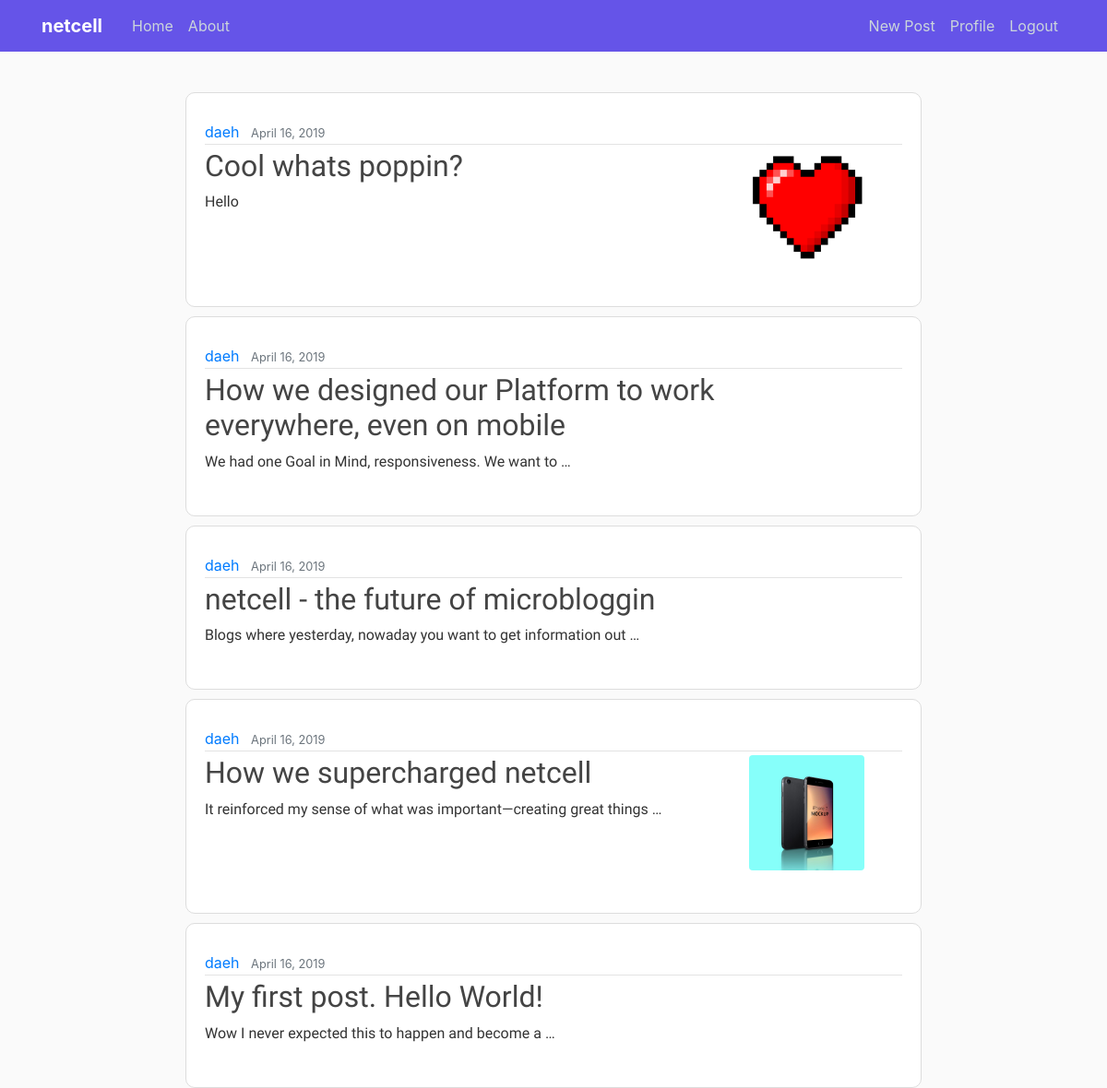
The app's page / (signed in) with its own data.
### blog/models.py (models this page shows, shortened)
class Post(models.Model):
    title = models.CharField(max_length=100)
    content = models.TextField()
    image = models.ImageField(default="default.jpg", upload_to='post_pics')
    date_posted = models.DateTimeField(default=timezone.now)
    author = models.ForeignKey(User, on_delete=models.CASCADE)

### blog/views.py (the view)
# urls.py: path('', PostListView.as_view(), name="blog-home"),
class PostListView(ListView):
    model = Post
    template_name = 'blog/home.html'
    context_object_name = 'posts'
    ordering = ['-date_posted']
    paginate_by = 10

### blog/templates/blog/home.html (shortened to what this page needs)
{% extends "blog/base.html" %}
{% load static %}
{% block content %}
{% for post in posts %}
<article class="media content-section">
    <div class="media-body">
        <div class="article-metadata">
            <a class="mr-2" href="{% url 'user-posts' post.author.username %}">{{ post.author }}</a>
            <small class="text-muted">{{ post.date_posted|date:"F d, Y" }}</small>
        </div>
        <div class="row">
            <div class="col-sm-9">
                <h2><a class="article-title" href="{% url 'post-detail' post.id %}">{{ post.title }}</a></h2>
                <p class="article-content">{{ post.content|truncatewords:"10" }}</p>
            </div>
            {% if not post.image.url == "/media/default.jpg" %}
            <div class="col-sm-3">
                <img class="rounded account-img img-fluid" src="{{ post.image.url }}">
            </div>
            {% endif %}
        </div>
    </div>
</article>
{% endfor %}
{% endblock %}

### blog/static/blog/main.css (style rules this page uses)
body { background: #fafafa; color: #333333; margin-top: 5rem; }
h1, h2, h3, h4, h5, h6 { color: #444444; font-family: 'Heebo', sans-serif; }
.content-section { background: #ffffff; padding: 30px 20px; border: 1px solid #dddddd; border-radius: 10px; margin-bottom: 20px; width: 70%; min-width: 70%; margin: 10 auto auto auto }
.article-title { color: #444444; font-family: 'Heebo', sans-serif; }
.article-content { white-space: pre-line; font-family: 'Heebo', sans-serif; }
.article-metadata { padding-bottom: 1px; margin-bottom: 4px; border-bottom: 1px solid #e3e3e3 }
.account-img { height: 125px; width: 125px; margin-right: 20px; margin-bottom: 16px; }

### records on screen
Post: author "daeh", date_posted "April 16, 2019", title "Cool whats poppin?", content "Hello", image (picture)
Post: author "daeh", date_posted "April 16, 2019", title "How we designed our Platform to work everywhere, even on mobile", content "We had one Goal in Mind, responsiveness. We want to …"
Post: author "daeh", date_posted "April 16, 2019", title "netcell - the future of microbloggin", content "Blogs where yesterday, nowaday you want to get information out …"
Post: author "daeh", date_posted "April 16, 2019", title "How we supercharged netcell", content "It reinforced my sense of what was important—creating great things …", image (picture)
Post: author "daeh", date_posted "April 16, 2019", title "My first post. Hello World!", content "Wow I never expected this to happen and become a …"
